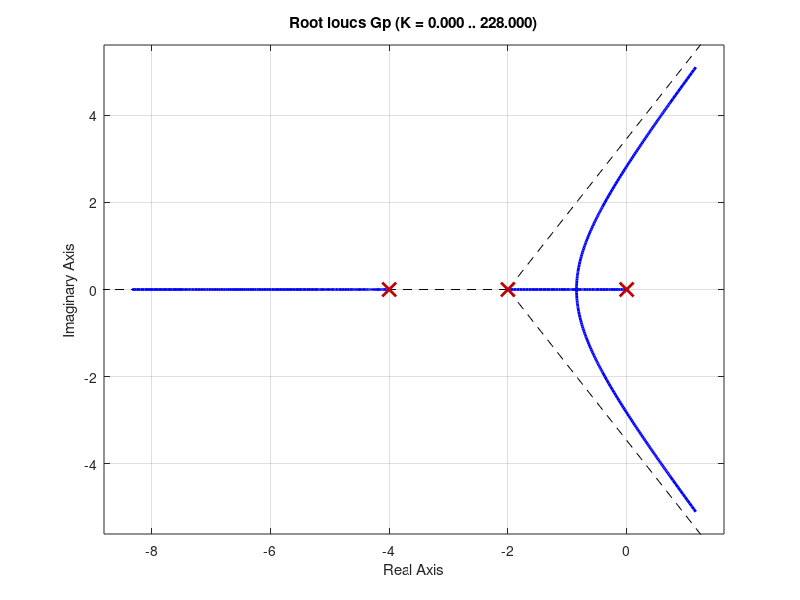

Write the MATLAB code that produced this figure.
clc;
clear;
pkg load control;
%% Projeto de um controlador na configuração avanço de fase
%% Vamos fazer um exercício relacionado ao projeto de um
%% controlador de avanço de fase para melhorar a estabilidade
%% e a resposta transitória de um sistema com uma função de
%% transferência específica.

K = 1;
s = tf('s');
Gp = K/(s*(s+2)*(s+4));
rlocus(Gp);
legend off;

%% Para esse projeto sera desejado um tempo de pico de 2s e um overshoot de
%% 10%

Tp = 2;
Os = 0.1;


